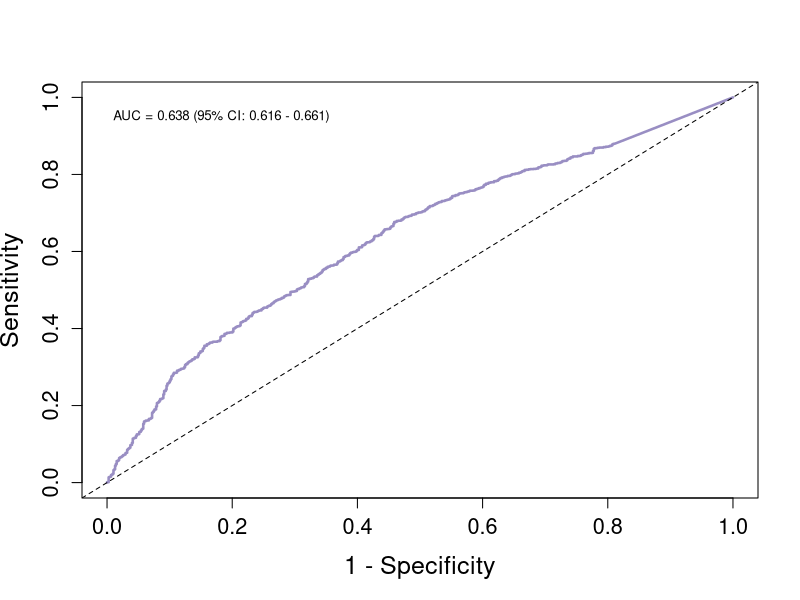

Here is the R script that generated this plot:
# E 

# Shilin Yu
# Plot_E.R
# ROC plot

library(tidyverse)
library(pROC)

combined_data <- read_csv("data.csv")
#subject_name<-unique(combined_data$participant_id)

####F####
roc_obj <- roc(combined_data$case, combined_data$prop2_CD8) # 2prop
auc_val <- auc(roc_obj)
ci_auc <- ci.auc(roc_obj)
ci_lower <- ci_auc[1]
ci_upper <- ci_auc[3]


jpeg(filename = "ROC_CD8.jpg", width = 5.2, height = 5, units = "in", res = 300)

plot(1 - roc_obj$specificities, roc_obj$sensitivities, type = 'l', 
     main = "", xlab = "1 - Specificity", ylab = "Sensitivity", cex.axis = 1.3, cex.lab = 1.5,
     xlim = c(0, 1), lty = 1, col = '#998ec3', lwd = 2.5)
abline(0, 1, col = 'black', lty = 2)
# auc and ci
auc_text <- sprintf("AUC = %.3f (95%% CI: %.3f - %.3f)", auc_val, ci_lower, ci_upper)
text(x = 0.01, y = 0.95, labels = auc_text, cex = 0.8, adj = 0)

dev.off()